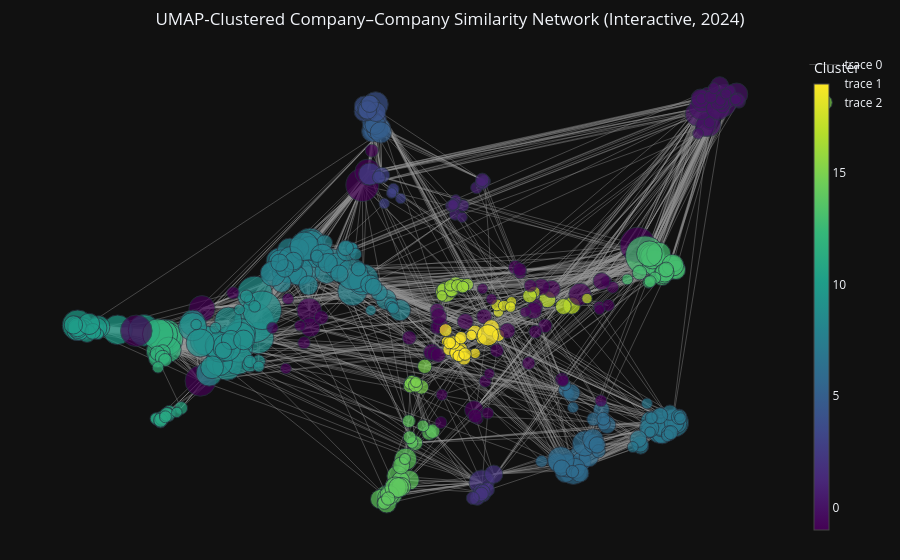

Source (notebook cell):
### Code cell
import plotly.graph_objects as go

if H_cc.number_of_nodes() > 0:

    # ----------------------
    # Prepare edge drawing
    # ----------------------
    edge_x, edge_y = [], []
    edge_hover_x, edge_hover_y, edge_hover_text = [], [], []

    for u, v, d in H_cc.edges(data=True):
        x0, y0 = pos_umap[u]
        x1, y1 = pos_umap[v]

        edge_x += [x0, x1, None]
        edge_y += [y0, y1, None]

        edge_hover_x.append((x0 + x1) / 2)
        edge_hover_y.append((y0 + y1) / 2)
        edge_hover_text.append(
            f"<b>{G.nodes[u]['label']}</b> ↔ <b>{G.nodes[v]['label']}</b><br>"
            f"Weight = {d['weight']:.4f}"
        )

    edge_trace = go.Scatter(
        x=edge_x, y=edge_y,
        mode="lines",
        hoverinfo="none",
        line=dict(width=0.4, color="#999"),
    )

    edge_hover_trace = go.Scatter(
        x=edge_hover_x,
        y=edge_hover_y,
        mode="markers",
        hoverinfo="text",
        marker=dict(size=5, color="rgba(0,0,0,0)"),
        text=edge_hover_text,
    )

    # ----------------------
    # Prepare nodes
    # ----------------------
    node_x = []
    node_y = []
    node_text = []
    node_color = []
    node_size = []

    deg = dict(H_cc.degree())
    max_deg = max(deg.values()) if deg else 1

    for n in H_cc.nodes():
        x, y = pos_umap[n]
        node_x.append(x)
        node_y.append(y)

        # Hover text
        node_text.append(
            f"<b>{G.nodes[n]['label']}</b><br>"
            f"Symbol: {n}<br>"
            f"Degree: {deg[n]}<br>"
            f"Cluster: {company_docs.set_index('symbol').loc[n, 'cluster']}"
        )

        node_color.append(company_docs.set_index("symbol").loc[n, "cluster"])
        node_size.append(10 + 30 * (deg[n] / max_deg))

    node_trace = go.Scatter(
        x=node_x,
        y=node_y,
        mode="markers",
        hoverinfo="text",
        text=node_text,
        marker=dict(
            size=node_size,
            color=node_color,
            colorscale="Viridis",
            showscale=True,
            colorbar=dict(
                title="Cluster",
                thickness=15,
            ),
            line_width=1
        )
    )

    # ----------------------
    # Final figure
    # ----------------------
    fig = go.Figure(
        data=[edge_trace, edge_hover_trace, node_trace],
        layout=go.Layout(
            title="UMAP-Clustered Company–Company Similarity Network (Interactive, 2024)",
            title_x=0.5,
            hovermode="closest",
            margin=dict(b=20, l=20, r=20, t=50),
            xaxis=dict(showgrid=False, zeroline=False, showticklabels=False),
            yaxis=dict(showgrid=False, zeroline=False, showticklabels=False),
        )
    )

    fig.show()

else:
    print("No edges available.")

### Figure 1 — Plotly figure (JSON) as saved in the notebook; plotly's stock layout.template omitted (floating-point values rounded to 4 significant figures; data arrays with more than 128 entries replaced by an {"elided": "..."} marker saying what was removed)
{"data": [{"hoverinfo": "none", "line": {"color": "#999", "width": 0.4}, "mode": "lines", "x": {"elided": "10323 float values"}, "y": {"elided": "10323 float values"}, "type": "scatter"}, {"hoverinfo": "text", "marker": {"color": "rgba(0,0,0,0)", "size": 5}, "mode": "markers", "text": {"elided": "3441 str values"}, "x": {"elided": "3441 float values"}, "y": {"elided": "3441 float values"}, "type": "scatter"}, {"hoverinfo": "text", "marker": {"color": {"elided": "446 int values"}, "colorbar": {"thickness": 15, "title": {"text": "Cluster"}}, "colorscale": [[0.0, "#440154"], [0.1111, "#482878"], [0.2222, "#3e4989"], [0.3333, "#31688e"], [0.4444, "#26828e"], [0.5556, "#1f9e89"], [0.6667, "#35b779"], [0.7778, "#6ece58"], [0.8889, "#b5de2b"], [1.0, "#fde725"]], "line": {"width": 1}, "showscale": true, "size": {"elided": "446 float values"}}, "mode": "markers", "text": {"elided": "446 str values"}, "x": {"elided": "446 float values"}, "y": {"elided": "446 float values"}, "type": "scatter"}], "layout": {"hovermode": "closest", "margin": {"b": 20, "l": 20, "r": 20, "t": 50}, "title": {"text": "UMAP-Clustered Company–Company Similarity Network (Interactive, 2024)", "x": 0.5}, "xaxis": {"showgrid": false, "showticklabels": false, "zeroline": false}, "yaxis": {"showgrid": false, "showticklabels": false, "zeroline": false}}}
